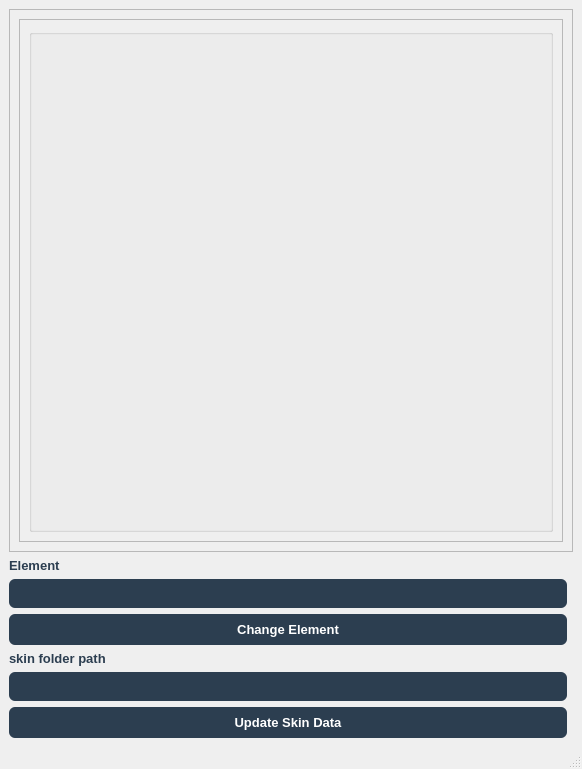
<?xml version="1.0" encoding="UTF-8"?>
<ui version="4.0">
 <class>MainWindow</class>
 <widget class="QMainWindow" name="MainWindow">
  <property name="geometry">
   <rect>
    <x>0</x>
    <y>0</y>
    <width>582</width>
    <height>769</height>
   </rect>
  </property>
  <property name="windowTitle">
   <string>MainWindow</string>
  </property>
  <property name="styleSheet">
   <string notr="true">QPushButton {
    background-color: #2c3e50;
    color: #ffffff;
    border: none;
    border-radius: 6px;
    padding: 8px 20px;
    font-size: 13px;
    font-weight: bold;
}

QPushButton:hover {
    background-color: #3d5166;
}

QPushButton:pressed {
    background-color: #1a252f;
}

QLabel {
    color: #2c3e50;
    font-size: 13px;
    font-weight: bold;
}

QComboBox {
	border-color: blue;
    background-color: #2c3e50;
    color: #ffffff;
    border-radius: 6px;
    padding: 6px 12px;
    font-size: 13px;
}

QComboBox:hover {
    background-color: #3d5166;
}

QComboBox::drop-down {
    border: none;
    width: 20px;
}

QComboBox::down-arrow {
    image: none;
    border-left: 5px solid transparent;
    border-right: 5px solid transparent;
    border-top: 5px solid #ffffff;
    width: 0px;
    height: 0px;
}

QComboBox QAbstractItemView {
    background-color: #2c3e50;
    color: #ffffff;
    selection-background-color: #3d5166;
    border: none;
    outline: none;
}

QLineEdit {
    background-color: #2c3e50;
    color: #ffffff;
    border: none;
    border-radius: 6px;
    padding: 6px 12px;
    font-size: 13px;
}

QLineEdit:hover {
    background-color: #3d5166;
}

QLineEdit:focus {
    background-color: #3d5166;
    border: 1px solid #5d8aa8;
}

</string>
  </property>
  <widget class="QWidget" name="centralwidget">
   <layout class="QGridLayout" name="gridLayout">
    <item row="5" column="0">
     <widget class="QLineEdit" name="skinFolder"/>
    </item>
    <item row="3" column="0">
     <widget class="QPushButton" name="elementButton">
      <property name="styleSheet">
       <string notr="true"/>
      </property>
      <property name="text">
       <string>Change Element</string>
      </property>
     </widget>
    </item>
    <item row="0" column="0" colspan="2">
     <widget class="QScrollArea" name="scrollArea">
      <property name="widgetResizable">
       <bool>true</bool>
      </property>
      <property name="alignment">
       <set>Qt::AlignCenter</set>
      </property>
      <widget class="QWidget" name="scrollAreaWidgetContents_2">
       <property name="geometry">
        <rect>
         <x>0</x>
         <y>0</y>
         <width>562</width>
         <height>537</height>
        </rect>
       </property>
       <layout class="QVBoxLayout" name="verticalLayout">
        <item>
         <widget class="QFrame" name="frame">
          <property name="frameShape">
           <enum>QFrame::StyledPanel</enum>
          </property>
          <property name="frameShadow">
           <enum>QFrame::Raised</enum>
          </property>
          <layout class="QHBoxLayout" name="horizontalLayout">
           <item>
            <widget class="QGroupBox" name="groupBox">
             <property name="title">
              <string/>
             </property>
             <layout class="QGridLayout" name="gridLayout_2">
              <item row="0" column="0">
               <layout class="QVBoxLayout" name="vLayout"/>
              </item>
             </layout>
            </widget>
           </item>
          </layout>
         </widget>
        </item>
       </layout>
      </widget>
     </widget>
    </item>
    <item row="6" column="0">
     <widget class="QPushButton" name="folder_button">
      <property name="text">
       <string>Update Skin Data</string>
      </property>
     </widget>
    </item>
    <item row="1" column="0">
     <widget class="QLabel" name="label_2">
      <property name="text">
       <string>Element</string>
      </property>
     </widget>
    </item>
    <item row="4" column="0">
     <widget class="QLabel" name="label">
      <property name="text">
       <string>skin folder path</string>
      </property>
     </widget>
    </item>
    <item row="2" column="0">
     <widget class="QComboBox" name="elements"/>
    </item>
   </layout>
  </widget>
  <widget class="QStatusBar" name="statusbar"/>
 </widget>
 <resources/>
 <connections/>
</ui>
